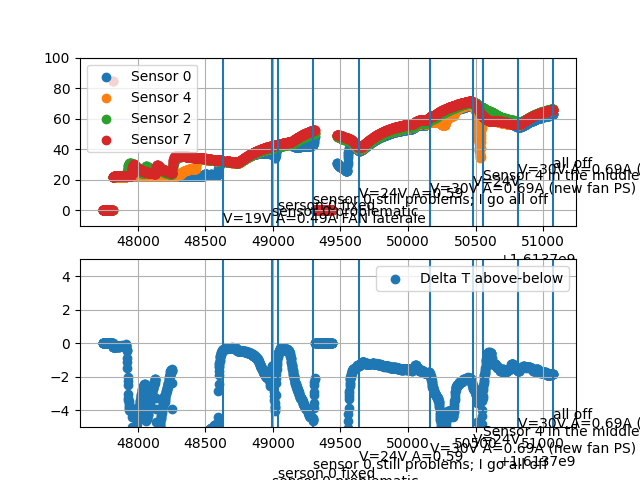

This figure's Python source:
from numpy import genfromtxt
import matplotlib.pyplot as plt
my_data = genfromtxt('../Data/Feb_19th_2021.txt', delimiter=' ')
mystates = {"Off":0, "Initialized":1, "Ready":2,"HeatingOn":3, "HeatingOff":4 ,"DumpResults":5}
my_curated_data = my_data[:,[0,4,8,9,10,11,12,13,14,15]]


timestamp_moments= {
    1613748629: "V=19V A=0.49A FAN laterale",
    1613748994: "sensor 0 problematic",
    1613749034: "serson 0 fixed",
    1613749297: "sensor 0 still problems; I go all off",
    1613749637: "V=24V A=0.59",
    1613750162: "V=30V A=0.69A (new fan PS)",
    1613750482: "V=24V",
    1613750553: "Sensor 4 in the middle",
    1613750818: "V=30V A=0.69A (new fan PS)",
    1613751077: "all off",
    }


#sensors
# 0,1,2,3,4,5,6,7
#position in curated data
# 2,3,4,5,6,7,8,9

#typically are sensors 0,4; below sensors 2,7
    
delta_T_Above_minus_below = ( (my_curated_data[:,2]+my_curated_data[:,6])-(my_curated_data[:,4]+my_curated_data[:,9]) ) / 2
    
fig, ax = plt.subplots(2)

#sensors
ax[0].scatter(my_curated_data[:,0],my_curated_data[:,2], label = 'Sensor 0')
ax[0].scatter(my_curated_data[:,0],my_curated_data[:,6], label = 'Sensor 4')
ax[0].scatter(my_curated_data[:,0],my_curated_data[:,4], label = 'Sensor 2')
ax[0].scatter(my_curated_data[:,0],my_curated_data[:,9], label = 'Sensor 7')
ax[0].set_ylim([-10,100])

trans = ax[0].get_xaxis_transform()
delta =-8

for i in timestamp_moments:
    ax[0].vlines(i,-10,100)
    ax[0].text(i,delta,timestamp_moments[i])
    delta = delta+4
    if (delta>40):
        delta=-8

ax[0].legend()
ax[0].grid(True)


ax[1].scatter(my_curated_data[:,0],delta_T_Above_minus_below, label = 'Delta T above-below')
ax[1].legend()
ax[1].grid(True)
ax[1].set_ylim([-5,5])

trans = ax[1].get_xaxis_transform()
delta = -9

for i in timestamp_moments:
    ax[1].vlines(i,-1000,1000)
    ax[1].text(i,delta,timestamp_moments[i])
    delta = delta+.5
    if (delta>5):
        delta=-9

plt.savefig("Feb_19th_2021.png")


plt.show()


